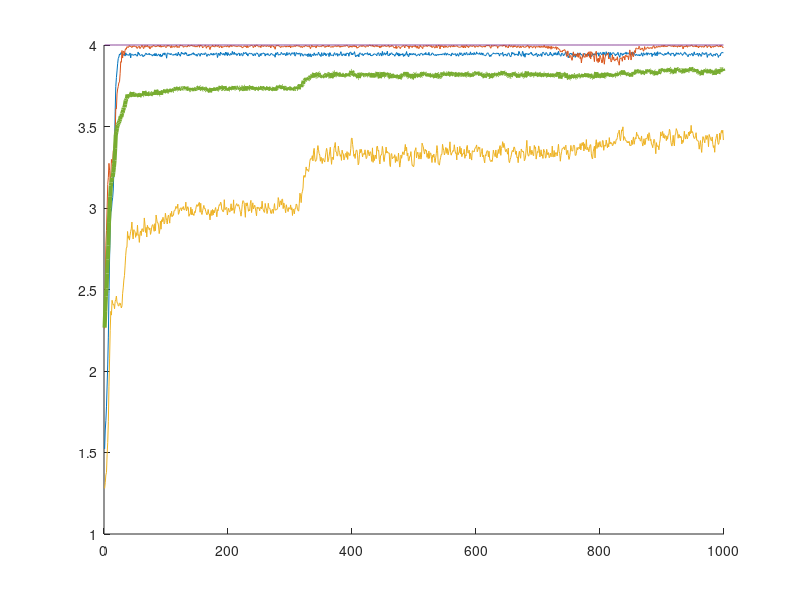

Here is the MATLAB script that generated this plot:
function statistics()

fileID = fopen('statistics.txt','r');
formatSpec = '%f:%f:%f:%f';
splittedValues = fscanf(fileID,formatSpec);
n = floor(size(splittedValues)/4);


for i=0:n-1
    rimeScores(i+1) = splittedValues(i*4+1);
    rithmScores(i+1) = splittedValues(i*4+2);
    semanticScores(i+1) = splittedValues(i*4+3);
    domainScores(i+1) = splittedValues(i*4+4);
end

x = 1:n-1;

hold on;
plot(x,rimeScores(2:n));
plot(x,rithmScores(2:n));
plot(x,semanticScores(2:n));
plot(x,domainScores(2:n));
plot(x,(domainScores(2:n)+semanticScores(2:n)+rithmScores(2:n)+rimeScores(2:n))/4,'Linewidth', 3);
end